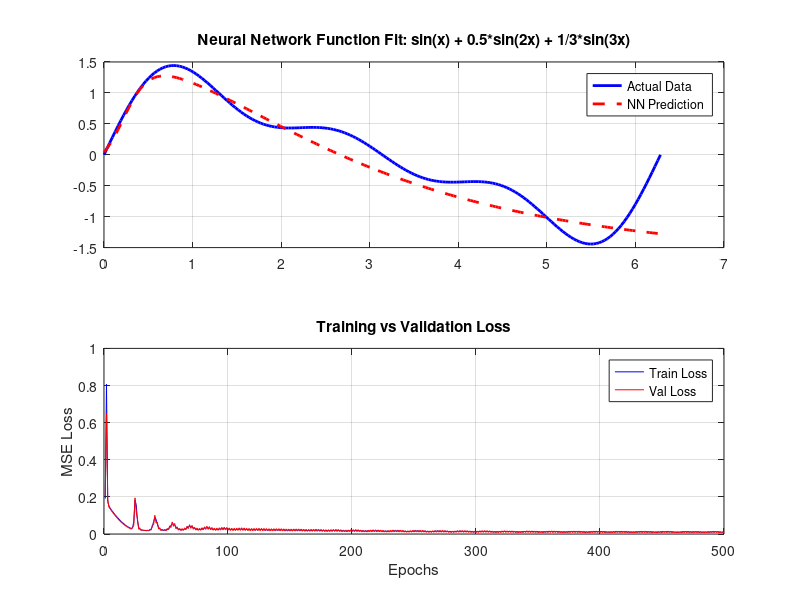

Source code (MATLAB):
% 07_deep_learning_theory.m
% UniLab Deep Learning: Function Approximation and Theory

clear all;
close all;
clc;

disp('🧠 UniLab Deep Learning: Function Approximation');
disp('==============================================');

%% 1. Function Approximation with Neural Network
disp('--- 1. Fitting f(x) = sin(x) + 0.5*sin(2x) + 1/3*sin(3x) ---');

% Data Generation
X = linspace(0, 2*pi, 200)';
y = sin(X) + 0.5*sin(2*X) + (1/3)*sin(3*X);

% Normalization for Sigmoid activation
X_norm = X / (2*pi);
y_min = min(y); y_max = max(y);
y_norm = (y - y_min) / (y_max - y_min);

% Train/Validation Split (80/20)
indices = randperm(200);
train_idx = indices(1:160);
val_idx = indices(161:200);

X_train = reshape(X_norm(train_idx), 160, 1); 
y_train = reshape(y_norm(train_idx), 160, 1);
X_val = reshape(X_norm(val_idx), 40, 1); 
y_val = reshape(y_norm(val_idx), 40, 1);

% Manual Neural Network (1 -> 64 -> 64 -> 1)
% Xavier Initialization
W1 = randn(1, 64) * sqrt(1/1); b1 = zeros(1, 64);
W2 = randn(64, 64) * sqrt(1/64); b2 = zeros(1, 64);
W3 = randn(64, 1) * sqrt(1/64); b3 = zeros(1, 1);

% RMSprop parameters
lr = 0.002;
beta = 0.9;
eps = 1e-8;
mW1 = zeros(size(W1)); mb1 = zeros(size(b1));
mW2 = zeros(size(W2)); mb2 = zeros(size(b2));
mW3 = zeros(size(W3)); mb3 = zeros(size(b3));

epochs = 500;
train_loss_hist = zeros(epochs, 1);
val_loss_hist = zeros(epochs, 1);

for epoch = 1:epochs
    % Forward Pass (Train)
    z1 = X_train * W1 + b1;
    a1 = tanh(z1); 
    z2 = a1 * W2 + b2;
    a2 = tanh(z2);
    z3 = a2 * W3 + b3;
    a3 = z3; % Linear output for regression
    
    % Loss (MSE)
    err = a3 - y_train;
    train_loss = mean(err.^2);
    train_loss_hist(epoch) = train_loss;
    
    % Forward Pass (Validation)
    vz1 = X_val * W1 + b1; va1 = tanh(vz1);
    vz2 = va1 * W2 + b2; va2 = tanh(vz2);
    vz3 = va2 * W3 + b3; va3 = vz3;
    val_loss = mean((va3 - y_val).^2);
    val_loss_hist(epoch) = val_loss;
    
    % Backward Pass
    d_z3 = 2 * err / length(X_train);
    d_W3 = a2' * d_z3;
    d_b3 = sum(d_z3, 1);
    
    d_a2 = d_z3 * W3';
    d_z2 = d_a2 .* (1 - a2.^2);
    d_W2 = a1' * d_z2;
    d_b2 = sum(d_z2, 1);
    
    d_a1 = d_z2 * W2';
    d_z1 = d_a1 .* (1 - a1.^2);
    d_W1 = X_train' * d_z1;
    d_b1 = sum(d_z1, 1);
    
    % Update (RMSprop)
    mW3 = beta * mW3 + (1-beta) * d_W3.^2;
    mb3 = beta * mb3 + (1-beta) * d_b3.^2;
    W3 = W3 - lr * d_W3 ./ (sqrt(mW3) + eps);
    b3 = b3 - lr * d_b3 ./ (sqrt(mb3) + eps);
    
    mW2 = beta * mW2 + (1-beta) * d_W2.^2;
    mb2 = beta * mb2 + (1-beta) * d_b2.^2;
    W2 = W2 - lr * d_W2 ./ (sqrt(mW2) + eps);
    b2 = b2 - lr * d_b2 ./ (sqrt(mb2) + eps);
    
    mW1 = beta * mW1 + (1-beta) * d_W1.^2;
    mb1 = beta * mb1 + (1-beta) * d_b1.^2;
    W1 = W1 - lr * d_W1 ./ (sqrt(mW1) + eps);
    b1 = b1 - lr * d_b1 ./ (sqrt(mb1) + eps);
    
    if mod(epoch, 5000) == 0
        disp(['Epoch ', num2str(epoch), ': Train Loss = ', num2str(train_loss), ', Val Loss = ', num2str(val_loss)]);
    end
end

% Final Prediction
z1_f = X_norm * W1 + b1; a1_f = tanh(z1_f);
z2_f = a1_f * W2 + b2; a2_f = tanh(z2_f);
y_pred_norm = a2_f * W3 + b3;
y_pred = y_pred_norm * (y_max - y_min) + y_min;

% Final Prediction
z1_f = X_norm * W1 + b1; a1_f = tanh(z1_f);
z2_f = a1_f * W2 + b2; a2_f = tanh(z2_f);
y_pred_norm = a2_f * W3 + b3;
y_pred = y_pred_norm * (y_max - y_min) + y_min;

% Plotting Results
disp(' ');
disp('--- 2. Visualization ---');
figure;
subplot(2, 1, 1);
plot(X, y, 'b', 'LineWidth', 2); hold on;
plot(X, y_pred, 'r--', 'LineWidth', 2);
title('Neural Network Function Fit: sin(x) + 0.5*sin(2x) + 1/3*sin(3x)');
legend('Actual Data', 'NN Prediction');
grid on;

subplot(2, 1, 2);
plot(1:epochs, train_loss_hist, 'b'); hold on;
plot(1:epochs, val_loss_hist, 'r');
title('Training vs Validation Loss');
xlabel('Epochs'); ylabel('MSE Loss');
legend('Train Loss', 'Val Loss');
grid on;

disp('Deep Learning Theory Session Complete.');
